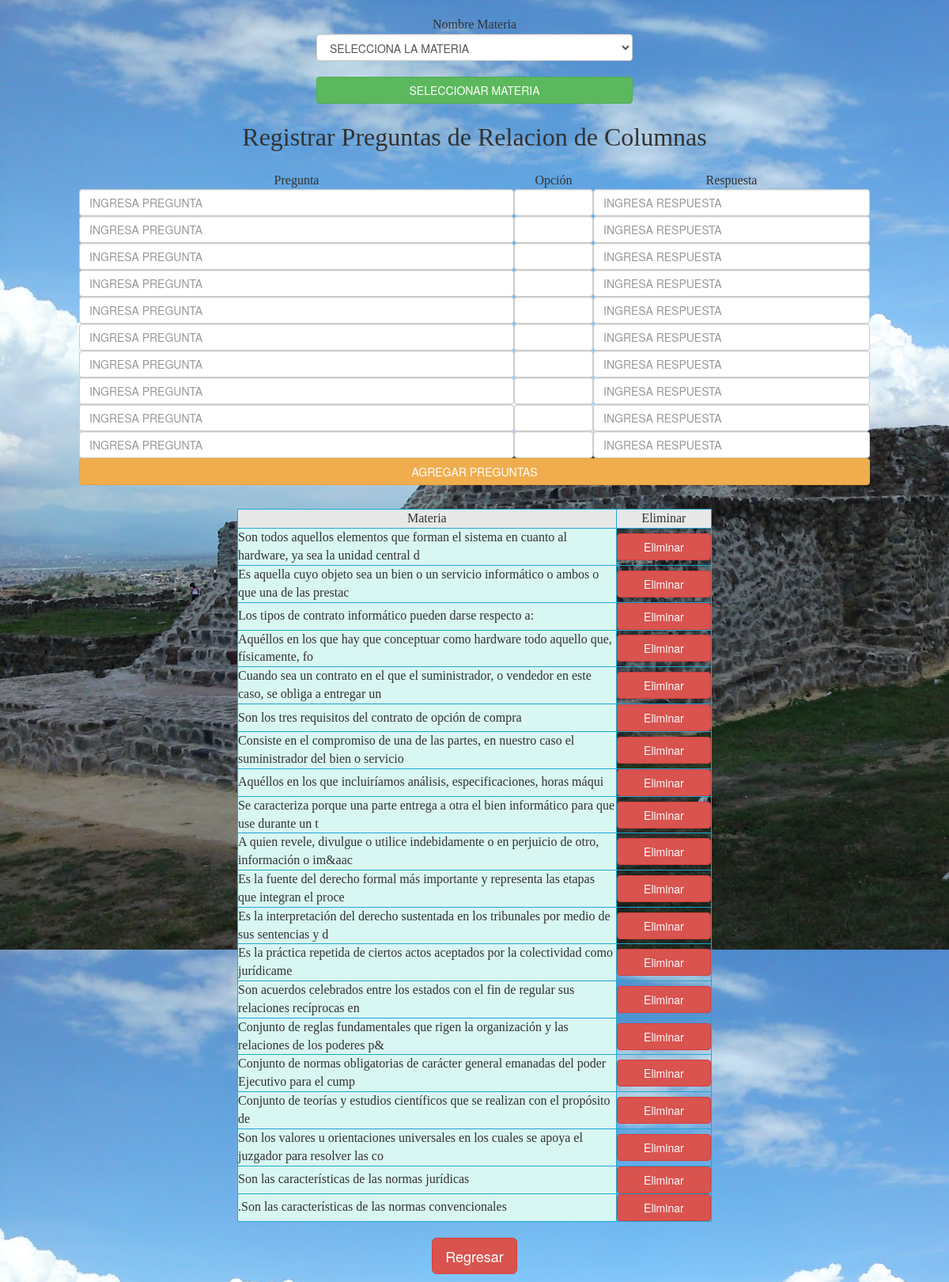
The app's page /controlador/Tareas/operacionpr.php?cn_materia=2655 (signed in) with its own data.
### tables this page shows
CREATE TABLE IF NOT EXISTS `preguntasr` (
  `id_preguntar` int(11) NOT NULL AUTO_INCREMENT,
  `id_materia` varchar(6) DEFAULT NULL,
  `concepto` varchar(100) DEFAULT NULL,
  `opcion` varchar(255) NOT NULL,
  `respuesta` varchar(35) DEFAULT NULL,
  `id_profesor` varchar(9) DEFAULT NULL,
  PRIMARY KEY (`id_preguntar`),
  KEY `id_materia` (`id_materia`)
);

### controlador/Tareas/operacionpr.php (the view, shortened to what this page needs)
<!DOCTYPE html>
<html lang="es">
<head>
    <link href="../../resources/bootstrap/dist/css/bootstrap.css" rel="stylesheet">
    <link href="../../resources/font-awesome/css/font-awesome.min.css" rel="stylesheet">
    <link rel="stylesheet" type="text/css" href="../../resources/css/sweetalert.css">
</head>
<body background="../../resources/img/acozac2.jpg">
<br/>
<form method="post" name="selmateria">
<table width="400" border="0" align="center">
    <tr>
      <td align="center"><font face="Impact" color="#323232" size="3">Nombre Materia</font><br/></td>
    </tr>
    <tr>
      <td align="center"><select name="cn_materia" required class="form-control">
          <option value="">SELECCIONA LA MATERIA</option>
        </select><br/>
      </td>
    </tr>
    <tr>
      <td align="center"><input type="submit" class="btn btn-success btn-block" name="SELMATERIA" value="SELECCIONAR MATERIA" ></td>
    </tr>
</table>
</form>
<?php
if(isset($_REQUEST['cn_materia'])){
if(isset($_SESSION["matricula"]) and isset($_SESSION['tipo_usuario'])){
	if($_SESSION['tipo_usuario']==1){
		if(isset($_POST['AGREGARPRE'])){
			require("../../entidades/Bases de datos/conexion.php");
			for($i=0;$i<10;$i++){
				$query="INSERT INTO `generatest`.`preguntasr` (`id_materia`, `concepto`, `opcion`, `respuesta`, `id_profesor`) VALUES ('".htmlentities($_REQUEST['cn_materia'])."', '".htmlentities($_REQUEST['cn_pregunta'.$i])."', '".htmlentities($_REQUEST['cn_opcion'.$i])."', '".htmlentities($_REQUEST['cn_resp'.$i])."', '".htmlentities($_SESSION["matricula"])."');";
				$result = $con-> query($query);
			}
			mysqli_close($con);
			header("location:operacionpr.php?cn_materia=".$_REQUEST['cn_materia']);
		}else{?>
<br/>
<form method="post" name="agregap">
<table width="1000" border="0" align="center">
  <tbody>
    <tr>
      <td colspan="6" align="center"><font face="Impact" color="#323232" size="6">Registrar Preguntas de Relacion de Columnas</font><br/><br/></td>
    </tr>
    <tr>
      <td align="center"><font face="Impact" color="#323232" size="3">Pregunta</font><br/></td>
      <td align="center" width="100"><font face="Impact" color="#323232" size="3">Opción</font><br/></td>
      <td align="center" width="100"><font face="Impact" color="#323232" size="3">Respuesta</font><br/></td>
    </tr>
    <?php for($a=0;$a<10;$a++){ ?>
    <tr>
      <td align="center"><input type="text" class="form-control" name="cn_pregunta<?php echo $a; ?>" placeholder="INGRESA PREGUNTA" required></td>
      <td align="center"><input type="number" class="form-control" name="cn_opcion<?php echo $a; ?>" min="1" max="10" required></td>
      <td align="center" width="350"><input type="text" class="form-control" name="cn_resp<?php echo $a; ?>" placeholder="INGRESA RESPUESTA" required></td>
    </tr>
    <?php }?>
    <tr>
      <td align="center" colspan="6"><input type="submit" class="btn btn-warning btn-block" name="AGREGARPRE" value="AGREGAR PREGUNTAS" ></td>
    </tr>
  </tbody>
</table>
</form>
<p>&nbsp;</p>
<table width="600" border="1" align="center" bordercolor="#1DA8D3">
  <tbody>
    <tr>
      <td width="390" align="center" bgcolor="#E8E8E8"><font face="Impact" color="#323232" size="3">Materia</font></td>
      <td width="98" align="center" bgcolor="#E8E8E8"><font face="Impact" color="#323232" size="3">Eliminar</font></td>
    </tr>
    <?php
	include("../../entidades/Bases de datos/conexion.php");
	$query="SELECT * FROM preguntasr where id_materia=".$_REQUEST['cn_materia']." and id_profesor='".$_SESSION["matricula"]."'";
	$result = $con-> query($query);
	if(mysqli_num_rows($result)>0)
		while($materia=mysqli_fetch_array($result)){
	?>
    		<tr>
      			<td bgcolor="#D8F6F2"><font face="Impact" color="#323232" size="3"><?php echo utf8_encode($materia[2]);?></font></td>
      			<td align="center"><a href="?ELIMINAR=1&<?php echo utf8_encode("cn_pre=".$materia[0]."&cn_materia=".$materia[1]);?>" class="btn btn-danger btn-block">Eliminar</a></td>
    		</tr>
  <?php
		}
}
	?>
  </tbody>
</table>
<?php
	}
}
}
?>
<br>
<p align="center"><a href="../../workflow/Workpage/workspaceP.php" class="btn btn-danger btn-lg">Regresar</a></p>
</body>
</html>

### records on screen
preguntasr: concepto "Son todos aquellos elementos que forman el sistema en cuanto al hardware, ya sea la unidad central d"
preguntasr: concepto "Es aquella cuyo objeto sea un bien o un servicio informático o ambos o que una de las prestac"
preguntasr: concepto "Los tipos de contrato informático pueden darse respecto a:"
preguntasr: concepto "Aquéllos en los que hay que conceptuar como hardware todo aquello que, físicamente, fo"
preguntasr: concepto "Cuando sea un contrato en el que el suministrador, o vendedor en este caso, se obliga a entregar un"
preguntasr: concepto "Son los tres requisitos del contrato de opción de compra"
preguntasr: concepto "Consiste en el compromiso de una de las partes, en nuestro caso el suministrador del bien o servicio"
preguntasr: concepto "Aquéllos en los que incluiríamos análisis, especificaciones, horas máqui"
preguntasr: concepto "Se caracteriza porque una parte entrega a otra el bien informático para que use durante un t"
preguntasr: concepto "A quien revele, divulgue o utilice indebidamente o en perjuicio de otro, información o im&aac"
preguntasr: concepto "Es la fuente del derecho formal más importante y representa las etapas que integran el proce"
preguntasr: concepto "Es la interpretación del derecho sustentada en los tribunales por medio de sus sentencias y d"
preguntasr: concepto "Es la práctica repetida de ciertos actos aceptados por la colectividad como jurídicame"
preguntasr: concepto "Son acuerdos celebrados entre los estados con el fin de regular sus relaciones recíprocas en"
preguntasr: concepto "Conjunto de reglas fundamentales que rigen la organización y las relaciones de los poderes p&"
preguntasr: concepto "Conjunto de normas obligatorias de carácter general emanadas del poder Ejecutivo para el cump"
preguntasr: concepto "Conjunto de teorías y estudios científicos que se realizan con el propósito de"
preguntasr: concepto "Son los valores u orientaciones universales en los cuales se apoya el juzgador para resolver las co"
preguntasr: concepto "Son las características de las normas jurídicas"
preguntasr: concepto ".Son las características de las normas convencionales"
